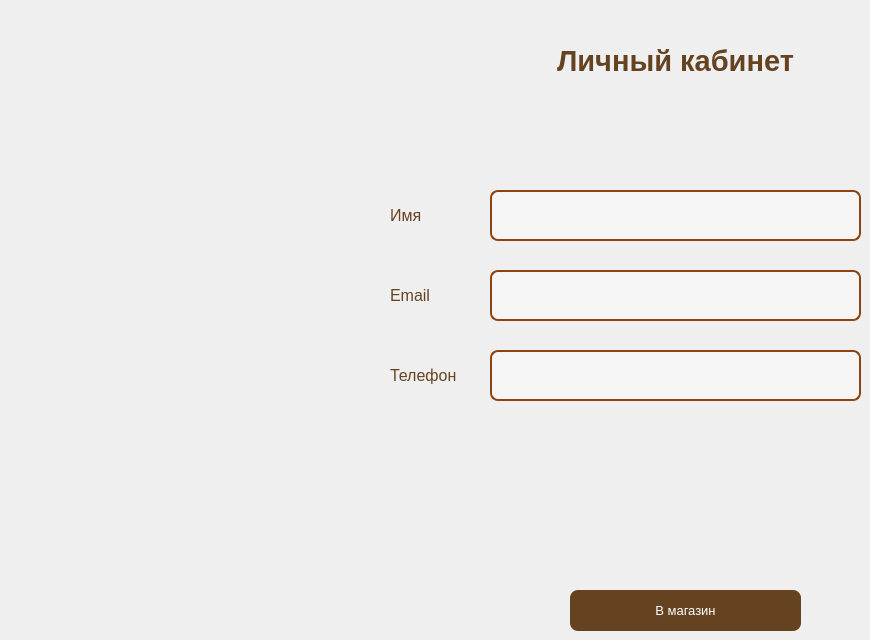
    <widget class="QWidget" name="page_pers_acc">
     <widget class="QLabel" name="label_pers_acc">
      <property name="geometry">
       <rect>
        <x>510</x>
        <y>20</y>
        <width>331</width>
        <height>81</height>
       </rect>
      </property>
      <property name="font">
       <font>
        <pointsize>22</pointsize>
        <weight>75</weight>
        <bold>true</bold>
       </font>
      </property>
      <property name="styleSheet">
       <string notr="true">color: #654321;
</string>
      </property>
      <property name="text">
       <string>Личный кабинет</string>
      </property>
      <property name="alignment">
       <set>Qt::AlignCenter</set>
      </property>
     </widget>
     <widget class="QLabel" name="label_name">
      <property name="geometry">
       <rect>
        <x>390</x>
        <y>200</y>
        <width>51</width>
        <height>31</height>
       </rect>
      </property>
      <property name="font">
       <font>
        <pointsize>12</pointsize>
       </font>
      </property>
      <property name="styleSheet">
       <string notr="true">color: #654321;
</string>
      </property>
      <property name="text">
       <string>Имя</string>
      </property>
     </widget>
     <widget class="QLabel" name="label_email">
      <property name="geometry">
       <rect>
        <x>390</x>
        <y>280</y>
        <width>61</width>
        <height>31</height>
       </rect>
      </property>
      <property name="font">
       <font>
        <pointsize>12</pointsize>
       </font>
      </property>
      <property name="styleSheet">
       <string notr="true">color: #654321;
</string>
      </property>
      <property name="text">
       <string>Email</string>
      </property>
     </widget>
     <widget class="QLabel" name="label_phone">
      <property name="geometry">
       <rect>
        <x>390</x>
        <y>360</y>
        <width>91</width>
        <height>31</height>
       </rect>
      </property>
      <property name="font">
       <font>
        <pointsize>12</pointsize>
       </font>
      </property>
      <property name="styleSheet">
       <string notr="true">color: #654321;
</string>
      </property>
      <property name="text">
       <string>Телефон</string>
      </property>
     </widget>
     <widget class="QLineEdit" name="lineEdit_name_2">
      <property name="geometry">
       <rect>
        <x>490</x>
        <y>190</y>
        <width>371</width>
        <height>51</height>
       </rect>
      </property>
      <property name="font">
       <font>
        <pointsize>8</pointsize>
       </font>
      </property>
      <property name="styleSheet">
       <string notr="true">QLineEdit {
    border: 2px solid #8B4513;
    border-radius: 8px;
    padding: 5px;
    background-color: #F5F5F5;
    color: #333333;
}

QLineEdit::placeholder {
    color: rgba(51, 51, 51, 0.5);
    font-style: italic;
}

QLineEdit:focus {
    border: 2px solid #A0522D;
    background-color: #FFFFFF;
}</string>
      </property>
      <property name="readOnly">
       <bool>true</bool>
      </property>
      <property name="placeholderText">
       <string/>
      </property>
     </widget>
     <widget class="QLineEdit" name="lineEdit_email_2">
      <property name="geometry">
       <rect>
        <x>490</x>
        <y>270</y>
        <width>371</width>
        <height>51</height>
       </rect>
      </property>
      <property name="font">
       <font>
        <pointsize>8</pointsize>
       </font>
      </property>
      <property name="styleSheet">
       <string notr="true">QLineEdit {
    border: 2px solid #8B4513;
    border-radius: 8px;
    padding: 5px;
    background-color: #F5F5F5;
    color: #333333;
}

QLineEdit::placeholder {
    color: rgba(51, 51, 51, 0.5);
    font-style: italic;
}

QLineEdit:focus {
    border: 2px solid #A0522D;
    background-color: #FFFFFF;
}</string>
      </property>
      <property name="readOnly">
       <bool>true</bool>
      </property>
      <property name="placeholderText">
       <string/>
      </property>
     </widget>
     <widget class="QLineEdit" name="lineEdit_phone_3">
      <property name="geometry">
       <rect>
        <x>490</x>
        <y>350</y>
        <width>371</width>
        <height>51</height>
       </rect>
      </property>
      <property name="font">
       <font>
        <pointsize>8</pointsize>
       </font>
      </property>
      <property name="styleSheet">
       <string notr="true">QLineEdit {
    border: 2px solid #8B4513;
    border-radius: 8px;
    padding: 5px;
    background-color: #F5F5F5;
    color: #333333;
}

QLineEdit::placeholder {
    color: rgba(51, 51, 51, 0.5);
    font-style: italic;
}

QLineEdit:focus {
    border: 2px solid #A0522D;
    background-color: #FFFFFF;
}</string>
      </property>
      <property name="readOnly">
       <bool>true</bool>
      </property>
      <property name="placeholderText">
       <string/>
      </property>
     </widget>
     <widget class="QPushButton" name="btn_pers_acc_shop">
      <property name="geometry">
       <rect>
        <x>570</x>
        <y>590</y>
        <width>231</width>
        <height>41</height>
       </rect>
      </property>
      <property name="font">
       <font>
        <pointsize>10</pointsize>
       </font>
      </property>
      <property name="styleSheet">
       <string notr="true">QPushButton:enabled {
    background-color: #654321;
    color: white;
    border-radius: 8px;
}

QPushButton:disabled {
    background-color: rgba(160, 82, 45, 0.5);
    color: rgba(255, 255, 255, 0.5);
    border-radius: 8px;
}
</string>
      </property>
      <property name="text">
       <string>В магазин</string>
      </property>
     </widget>
    </widget>
